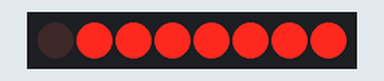
Simulated run of this sketch. Board: Arduino Mega 2560, built with avr-gcc and run on an emulated ATmega2560. Shown: 8 shift-register outputs drawn as a row of LEDs (first output left, lit = HIGH). Wiring (inferred from the names in the program): shift register (74HC595): data pin 17; shift clock pin 28; latch pin 30. Wiring (inferred from the signals the program sends): row of LEDs: on Q0, Q1, Q2, Q3, Q4, Q5, Q6, Q7.

Above: at 0.2 s.
At 1.2 s:
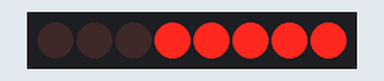
At 2.2 s:
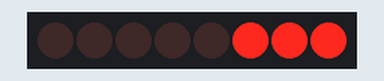
At 4.7 s:
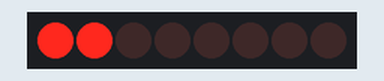
At 7.2 s:
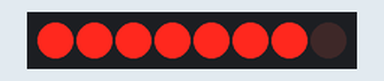
At 9.7 s:
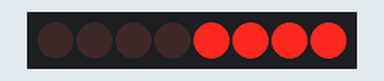
Timing chart, 0 to 10.4 s (numbered marks = the images above):
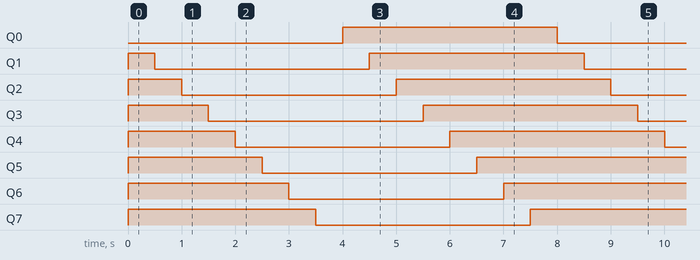

Measured:
- by itself, Q0, Q7: alternates HIGH for 4.0 s and LOW for 4.0 s
- by itself, Q1–6: repeats every 8.0 s: LOW 4.0 s, HIGH 4.0 s
- by itself, everything shown: repeats every 8.0 s, in 16 steps

The sketch:

shift_register.ino
```cpp
//Pin connected to ST_CP of 74HC595
int latchPin = 30;
//Pin connected to SH_CP of 74HC595
int clockPin = 28;
////Pin connected to DS of 74HC595
int dataPin = 17;

//holders for infromation you're going to pass to shifting function
byte byteLed = 0;
byte byteMotori = 0;


void setup() {
  //set pins to output so you can control the shift register
  pinMode(latchPin, OUTPUT);
  pinMode(clockPin, OUTPUT);
  pinMode(dataPin, OUTPUT);
}

void loop() {
  // count from 0 to 255 and display the number
  // on the LEDs
  for (int numberToDisplay = 1; numberToDisplay <= 8; numberToDisplay++) {
    // take the latchPin low so
    // the LEDs don't change while you're sending in bits:
    digitalWrite(latchPin, LOW);
    // shift out the bits:
    statoLed(numberToDisplay,1);
    shiftOut(dataPin, clockPin, MSBFIRST, byteLed);

    //take the latch pin high so the LEDs will light up:
    digitalWrite(latchPin, HIGH);
    // pause before next value:
    delay(500);
  }


  for (int numberToDisplay = 1; numberToDisplay <= 8; numberToDisplay++) {
    // take the latchPin low so
    // the LEDs don't change while you're sending in bits:
    digitalWrite(latchPin, LOW);
    // shift out the bits:
    statoLed(numberToDisplay,0);
    shiftOut(dataPin, clockPin, MSBFIRST, byteLed);

    //take the latch pin high so the LEDs will light up:
    digitalWrite(latchPin, HIGH);
    // pause before next value:
    delay(500);
  }


}


void statoLed(byte nLed, boolean stato) {
  /*
  led 1  rosso
  led 2  bianco
  led 3  blu
  led 4  giallo

  led 5  giallo ax
  led 6  rosso  dx
  led 7  rosso  sx
  led 8  giallo px
  */

  /*
  Setting a bit
  Use the bitwise OR operator (|) to set a bit.

  number |= 1 << x;
  That will set bit x.

  Clearing a bit
  Use the bitwise AND operator (&) to clear a bit.

  number &= ~(1 << x);
  That will clear bit x. You must invert the bit string with the bitwise NOT operator (~), then AND it.

  Toggling a bit
  The XOR operator (^) can be used to toggle a bit.

  number ^= 1 << x;
  That will toggle bit x.

  Checking a bit
  You didn't ask for this but I might as well add it.

  To check a bit, shift the number x to the right, then bitwise AND it:

  bit = (number >> x) & 1;
  That will put the value of bit x into the variable bit.

  */


  switch (nLed) {
    case 1:
      if (stato)
        byteLed |= 1 << nLed - 1;
      else byteLed &= ~(1 << nLed - 1);
      break;
    case 2:
      if (stato)
        byteLed |= 1 << nLed - 1;
      else byteLed &= ~(1 << nLed - 1);
      break;
    case 3:
      if (stato)
        byteLed |= 1 << nLed - 1;
      else byteLed &= ~(1 << nLed - 1);
      break;
    case 4:
      if (stato)
        byteLed |= 1 << nLed - 1;
      else byteLed &= ~(1 << nLed - 1);
      break;
    case 5:
      if (stato)
        byteLed |= 1 << nLed - 1;
      else byteLed &= ~(1 << nLed - 1);
      break;
    case 6:
      if (stato)
        byteLed |= 1 << nLed - 1;
      else byteLed &= ~(1 << nLed - 1);
      break;
    case 7:
      if (stato)
        byteLed |= 1 << nLed - 1;
      else byteLed &= ~(1 << nLed - 1);
      break;
    case 8:
      if (stato)
        byteLed |= 1 << nLed - 1;
      else byteLed &= ~(1 << nLed - 1);
      break;
  }

}

void statoMotori(byte nPin, boolean stato)
{
  // DIREZIONI MOTORI

  /*
  int dir[] = {15,1,2,3,4,5,6,7};

  Index Array:
  0: INA1
  1: INB1
  2: INA2
  3: INB2
  4: INA3
  5: INB3
  6: INA4
  7: INB4
  */

  switch (nPin) {
    case 1:
      if (stato)
        byteMotori |= 1 << nPin - 1;
      else byteMotori &= ~(1 << nPin - 1);
      break;
    case 2:
      if (stato)
        byteMotori |= 1 << nPin - 1;
      else byteMotori &= ~(1 << nPin - 1);
      break;
    case 3:
      if (stato)
        byteMotori |= 1 << nPin - 1;
      else byteMotori &= ~(1 << nPin - 1);
      break;
    case 4:
      if (stato)
        byteMotori |= 1 << nPin - 1;
      else byteMotori &= ~(1 << nPin - 1);
      break;
    case 5:
      if (stato)
        byteMotori |= 1 << nPin - 1;
      else byteMotori &= ~(1 << nPin - 1);
      break;
    case 6:
      if (stato)
        byteMotori |= 1 << nPin - 1;
      else byteMotori &= ~(1 << nPin - 1);
      break;
    case 7:
      if (stato)
        byteMotori |= 1 << nPin - 1;
      else byteMotori &= ~(1 << nPin - 1);
      break;
    case 8:
      if (stato)
        byteMotori |= 1 << nPin - 1;
      else byteMotori &= ~(1 << nPin - 1);
      break;
  }


}

void shiftRegister_sendBytes()
{
  digitalWrite(latchPin, LOW);


  shiftOut(dataPin, clockPin, MSBFIRST, byteLed);
  shiftOut(dataPin, clockPin, MSBFIRST, byteMotori);

  digitalWrite(latchPin, HIGH);

}
```
